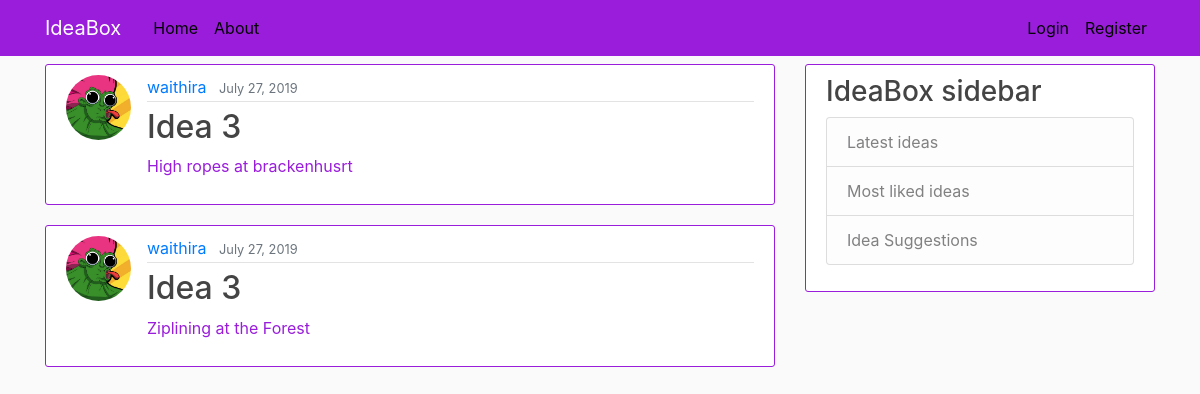
The page / on the database its author committed.
### ideabox/models.py (models this page shows, shortened)
class Ideas(models.Model):
	title = models.CharField(max_length =50)
	description = models.TextField(max_length=200)
	date_posted = models.DateTimeField(default=timezone.now)
	author = models.ForeignKey(User, on_delete=models.CASCADE)

### users/models.py (models this page shows, shortened)
class Profile(models.Model):
	user = models.OneToOneField(User, on_delete=models.CASCADE)
	image = models.ImageField(default='default1.jpg', upload_to='profile_pics')

### ideabox/views.py (the view)
# urls.py: path('', IdeaListView.as_view(), name='ideabox-home'),
class IdeaListView(ListView):
	model = Ideas
	template_name = 'ideabox/home.html' #<app>/<model>_<viewtype>.html
	context_object_name = 'ideabox'
	ordering = ['-date_posted']

### ideabox/templates/ideabox/home.html
{% extends "ideabox/base.html" %}
{% block content %}
    {% for idea in ideabox %}
        <article class="media content-section">
          <img class="rounded-circle article-img" src="{{ idea.author.profile.image.url }}">
          <div class="media-body">
            <div class="article-metadata">
              <a class="mr-2" href="#">{{ idea.author }}</a>
              <small class="text-muted">{{ idea.date_posted|date:"F d, Y" }}</small>
            </div>
            <h2><a class="article-title" href="{% url 'ideas-detail' idea.id %}">{{ idea.title }}</a></h2>
            <p class="article-content">{{ idea.description }}</p>
          </div>
        </article>
    {% endfor %}
{% endblock content %}

### ideabox/templates/ideabox/base.html (shortened to what this page needs)
{% load static %}
<!DOCTYPE html>
<html>
<head>
    <link rel="stylesheet" href="https://maxcdn.bootstrapcdn.com/bootstrap/4.0.0/css/bootstrap.min.css">
    <link rel="stylesheet" type="text/css" href="{% static 'ideabox/main.css' %}">
</head>
</head>
<body>
    <header class="site-header">
      <nav class="navbar navbar-expand-md navbar-dark bg-steel fixed-top">
        <div class="container">
          <a class="navbar-brand mr-4" href="{% url 'ideabox-home' %}">IdeaBox</a>
          <div class="collapse navbar-collapse" id="navbarToggle">
            <div class="navbar-nav mr-auto">
              <a class="nav-item nav-link" href="{% url 'ideabox-home' %}">Home</a>
              <a class="nav-item nav-link" href="{%url 'ideabox-about' %}">About</a>
            </div>
            <div class="navbar-nav">
              {% if user.is_authenticated %}
                <a class="nav-item nav-link" href="{% url 'ideas-create' %}">Post Idea</a>
                <a class="nav-item nav-link" href="{% url 'profile' %}">Profile</a>
                <a class="nav-item nav-link" href="{% url 'logout' %}">Logout</a>
              {% else %}
              <a class="nav-item nav-link" href="{% url 'login' %}">Login</a>
              <a class="nav-item nav-link" href="{% url 'register' %}">Register</a>
              {% endif %}
            </div>
          </div>
        </div>
      </nav>
    </header>
    <main role="main" class="container">
      <div class="row">
        <div class="col-md-8">
          {% block content %}
          {% endblock %}
        </div>
        <div class="col-md-4">
          <div class="content-section">
            <h3>IdeaBox sidebar</h3>
              <ul class="list-group">
                <li class="list-group-item list-group-item-light">Latest ideas</li>
                <li class="list-group-item list-group-item-light">Most liked ideas</li>
                <li class="list-group-item list-group-item-light">Idea Suggestions</li>
              </ul>
          </div>
        </div>
      </div>
    </main>
</body>
</html>

### ideabox/static/ideabox/main.css (style rules this page uses)
body { background: #fafafa; color: #991DDB; margin-top: 4rem; }
h1, h2, h3, h4, h5, h6 { color: #444444; }
ul { margin: 0; }
.bg-steel { background-color: #991DDB; }
.site-header .navbar-nav .nav-link { color: #050405; }
.content-section { background: #ffffff; padding: 10px 20px; border: 1px solid #991DDB; border-radius: 3px; margin-bottom: 20px; }
.article-title { color: #444444; }
.article-content { white-space: pre-line; }
.article-img { height: 65px; width: 65px; margin-right: 16px; }
.article-metadata { padding-bottom: 2px; margin-bottom: 6px; border-bottom: 1px solid #e3e3e3 }

### rows shown on the page
Ideas: author.profile.image (placeholder picture), author "waithira", date_posted "July 27, 2019", title "Idea 3", description "High ropes at brackenhusrt"
Ideas: author.profile.image (placeholder picture), author "waithira", date_posted "July 27, 2019", title "Idea 3", description "Ziplining at the Forest"
